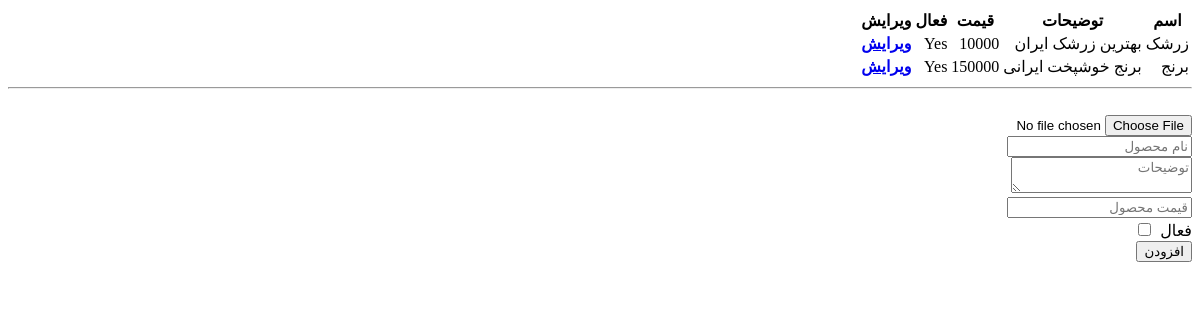
Before: /admin/dashboard/products (signed in) with the older database file.
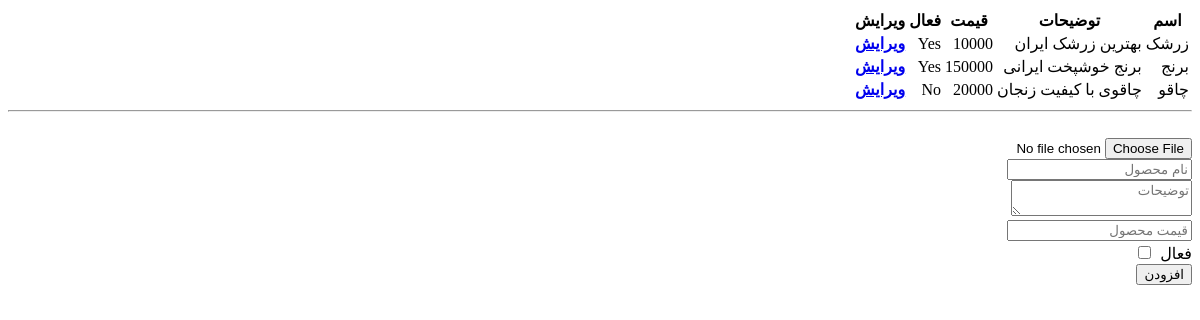
After: the same page with the newer database file.
### models/product.py (models this page shows)
class Product(db.Model):
    __tablename__ = "products"
    id = Column(Integer, primary_key=True)
    name = Column(String, unique=True, nullable=False, index=True)
    description = Column(String, nullable=False, index=True)
    price = Column(Integer, nullable=False, index=True)
    active = Column(Integer, nullable=False, index=True)

### blueprints/admin.py (the view, shortened to what this page needs)
@app.route("/admin/dashboard/products", methods=['GET', 'POST'])
def products():
    if request.method == 'GET':
        products = Product.query.all()
        return render_template("admin/products.html", products=products)

### blueprints/admin.py (called while the page is built)
@app.before_request
def before_request():
    if session.get('admin_login', None) == None and request.endpoint != 'admin.login':
        abort(403)

### templates/admin/products.html (shortened to what this page needs)
{% extends 'base.html' %}
{% block body %}
<table>
    <tr>
        <th>اسم</th>
        <th>توضیحات</th>
        <th>قیمت</th>
        <th>فعال</th>
        <th>ویرایش</th>
    </tr>
    {% for p in products %}
        <tr>
            <td>{{ p.name }}</td>
            <td>{{ p.description }}</td>
            <td>{{ p.price }}</td>
            <td>{{ 'Yes' if p.active == 1 else 'No' }}</td>
            <th><a href="/admin/dashboard/edit-product/{{ p.id }}">ویرایش</a></th>
        </tr>
    {% endfor %}
</table>
<hr><br>
<form action="#" method="post" enctype="multipart/form-data">
    <input type="file" name="cover"><br>
    <input type="text" name="name" placeholder="نام محصول"><br>
    <textarea name="description" placeholder="توضیحات"></textarea><br>
    <input type="number" name="price" placeholder="قیمت محصول"><br>
    <div >
        <label for="active"> فعال </label>
        <input style="margin: 5px;" value="1" id="active" type="checkbox" name="active"><br>
    </div>
    <input type="submit" value="افزودن">
</form>
{% endblock %}

### templates/base.html (shortened to what this page needs)
<!DOCTYPE html>
<html lang="fa" dir="rtl">
<head>
</head>
<body>
    {% block body %}{% endblock %}
</body>
</html>

Changed rows visible on the page:
added Product: name "چاقو", description "چاقوی با کیفیت زنجان", price "20000", active "No"
